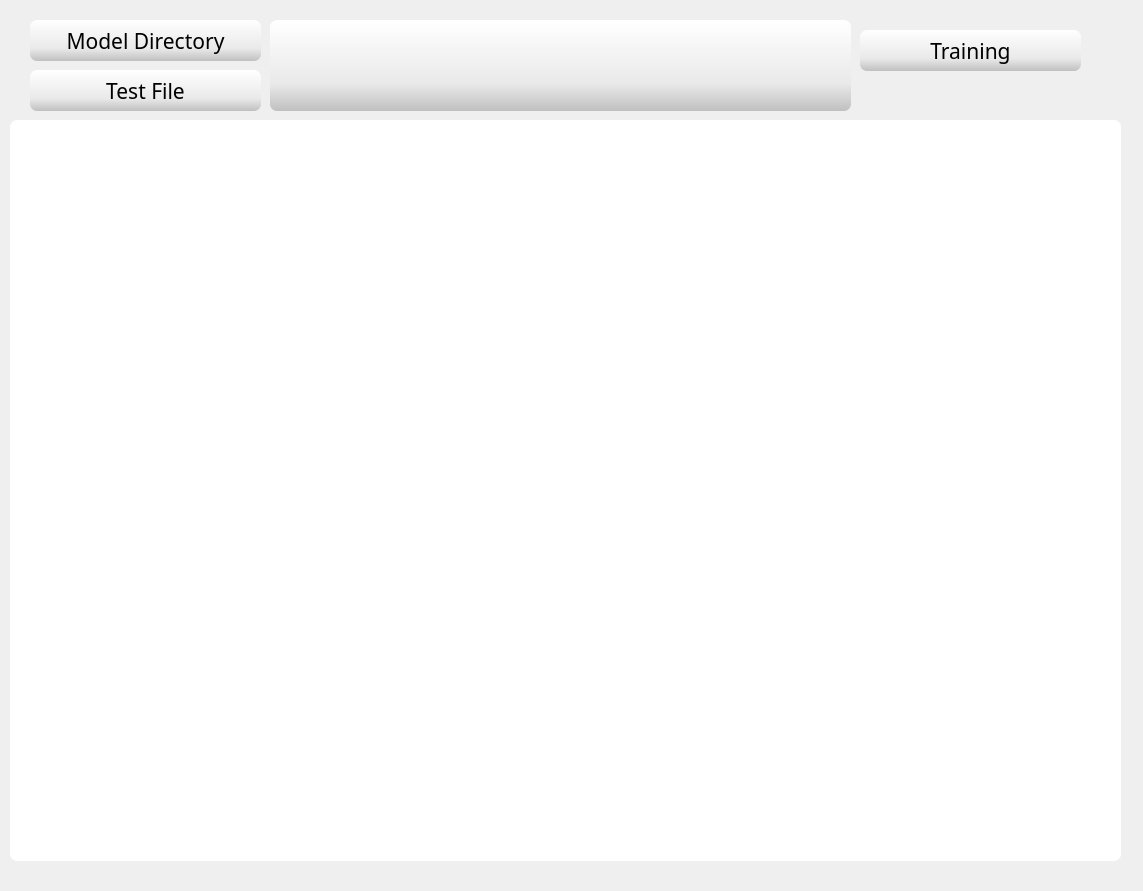
<?xml version="1.0" encoding="UTF-8"?>
<ui version="4.0">
 <class>Form</class>
 <widget class="QWidget" name="Form">
  <property name="geometry">
   <rect>
    <x>0</x>
    <y>0</y>
    <width>1143</width>
    <height>891</height>
   </rect>
  </property>
  <property name="windowTitle">
   <string>Form</string>
  </property>
  <widget class="QWidget" name="train_image" native="true">
   <property name="geometry">
    <rect>
     <x>10</x>
     <y>120</y>
     <width>1111</width>
     <height>741</height>
    </rect>
   </property>
   <property name="styleSheet">
    <string notr="true">border-radius:7px; background-color:white;</string>
   </property>
  </widget>
  <widget class="QLabel" name="file_dirShow2">
   <property name="geometry">
    <rect>
     <x>270</x>
     <y>20</y>
     <width>581</width>
     <height>91</height>
    </rect>
   </property>
   <property name="font">
    <font>
     <family>Arial Black</family>
     <pointsize>10</pointsize>
     <weight>75</weight>
     <bold>true</bold>
    </font>
   </property>
   <property name="autoFillBackground">
    <bool>false</bool>
   </property>
   <property name="styleSheet">
    <string notr="true">border-radius:7px; background-color:qlineargradient(spread:pad, x1:1, y1:1, x2:1, y2:0, stop:0 rgba(192, 192, 192, 255), stop:0.301136 rgba(233, 233, 233, 255), stop:1 rgba(255, 255, 255, 255))</string>
   </property>
   <property name="text">
    <string/>
   </property>
   <property name="alignment">
    <set>Qt::AlignCenter</set>
   </property>
   <property name="margin">
    <number>0</number>
   </property>
  </widget>
  <widget class="QToolButton" name="model_directory">
   <property name="geometry">
    <rect>
     <x>30</x>
     <y>20</y>
     <width>231</width>
     <height>41</height>
    </rect>
   </property>
   <property name="palette">
    <palette>
     <active>
      <colorrole role="Button">
       <brush brushstyle="LinearGradientPattern">
        <gradient startx="1.000000000000000" starty="1.000000000000000" endx="1.000000000000000" endy="0.000000000000000" type="LinearGradient" spread="PadSpread" coordinatemode="ObjectBoundingMode">
         <gradientstop position="0.000000000000000">
          <color alpha="255">
           <red>192</red>
           <green>192</green>
           <blue>192</blue>
          </color>
         </gradientstop>
         <gradientstop position="0.301136000000000">
          <color alpha="255">
           <red>233</red>
           <green>233</green>
           <blue>233</blue>
          </color>
         </gradientstop>
         <gradientstop position="1.000000000000000">
          <color alpha="255">
           <red>255</red>
           <green>255</green>
           <blue>255</blue>
          </color>
         </gradientstop>
        </gradient>
       </brush>
      </colorrole>
      <colorrole role="Base">
       <brush brushstyle="LinearGradientPattern">
        <gradient startx="1.000000000000000" starty="1.000000000000000" endx="1.000000000000000" endy="0.000000000000000" type="LinearGradient" spread="PadSpread" coordinatemode="ObjectBoundingMode">
         <gradientstop position="0.000000000000000">
          <color alpha="255">
           <red>192</red>
           <green>192</green>
           <blue>192</blue>
          </color>
         </gradientstop>
         <gradientstop position="0.301136000000000">
          <color alpha="255">
           <red>233</red>
           <green>233</green>
           <blue>233</blue>
          </color>
         </gradientstop>
         <gradientstop position="1.000000000000000">
          <color alpha="255">
           <red>255</red>
           <green>255</green>
           <blue>255</blue>
          </color>
         </gradientstop>
        </gradient>
       </brush>
      </colorrole>
      <colorrole role="Window">
       <brush brushstyle="LinearGradientPattern">
        <gradient startx="1.000000000000000" starty="1.000000000000000" endx="1.000000000000000" endy="0.000000000000000" type="LinearGradient" spread="PadSpread" coordinatemode="ObjectBoundingMode">
         <gradientstop position="0.000000000000000">
          <color alpha="255">
           <red>192</red>
           <green>192</green>
           <blue>192</blue>
          </color>
         </gradientstop>
         <gradientstop position="0.301136000000000">
          <color alpha="255">
           <red>233</red>
           <green>233</green>
           <blue>233</blue>
          </color>
         </gradientstop>
         <gradientstop position="1.000000000000000">
          <color alpha="255">
           <red>255</red>
           <green>255</green>
           <blue>255</blue>
          </color>
         </gradientstop>
        </gradient>
       </brush>
      </colorrole>
     </active>
     <inactive>
      <colorrole role="Button">
       <brush brushstyle="LinearGradientPattern">
        <gradient startx="1.000000000000000" starty="1.000000000000000" endx="1.000000000000000" endy="0.000000000000000" type="LinearGradient" spread="PadSpread" coordinatemode="ObjectBoundingMode">
         <gradientstop position="0.000000000000000">
          <color alpha="255">
           <red>192</red>
           <green>192</green>
           <blue>192</blue>
          </color>
         </gradientstop>
         <gradientstop position="0.301136000000000">
          <color alpha="255">
           <red>233</red>
           <green>233</green>
           <blue>233</blue>
          </color>
         </gradientstop>
         <gradientstop position="1.000000000000000">
          <color alpha="255">
           <red>255</red>
           <green>255</green>
           <blue>255</blue>
          </color>
         </gradientstop>
        </gradient>
       </brush>
      </colorrole>
      <colorrole role="Base">
       <brush brushstyle="LinearGradientPattern">
        <gradient startx="1.000000000000000" starty="1.000000000000000" endx="1.000000000000000" endy="0.000000000000000" type="LinearGradient" spread="PadSpread" coordinatemode="ObjectBoundingMode">
         <gradientstop position="0.000000000000000">
          <color alpha="255">
           <red>192</red>
           <green>192</green>
           <blue>192</blue>
          </color>
         </gradientstop>
         <gradientstop position="0.301136000000000">
          <color alpha="255">
           <red>233</red>
           <green>233</green>
           <blue>233</blue>
          </color>
         </gradientstop>
         <gradientstop position="1.000000000000000">
          <color alpha="255">
           <red>255</red>
           <green>255</green>
           <blue>255</blue>
          </color>
         </gradientstop>
        </gradient>
       </brush>
      </colorrole>
      <colorrole role="Window">
       <brush brushstyle="LinearGradientPattern">
        <gradient startx="1.000000000000000" starty="1.000000000000000" endx="1.000000000000000" endy="0.000000000000000" type="LinearGradient" spread="PadSpread" coordinatemode="ObjectBoundingMode">
         <gradientstop position="0.000000000000000">
          <color alpha="255">
           <red>192</red>
           <green>192</green>
           <blue>192</blue>
          </color>
         </gradientstop>
         <gradientstop position="0.301136000000000">
          <color alpha="255">
           <red>233</red>
           <green>233</green>
           <blue>233</blue>
          </color>
         </gradientstop>
         <gradientstop position="1.000000000000000">
          <color alpha="255">
           <red>255</red>
           <green>255</green>
           <blue>255</blue>
          </color>
         </gradientstop>
        </gradient>
       </brush>
      </colorrole>
     </inactive>
     <disabled>
      <colorrole role="Button">
       <brush brushstyle="LinearGradientPattern">
        <gradient startx="1.000000000000000" starty="1.000000000000000" endx="1.000000000000000" endy="0.000000000000000" type="LinearGradient" spread="PadSpread" coordinatemode="ObjectBoundingMode">
         <gradientstop position="0.000000000000000">
          <color alpha="255">
           <red>192</red>
           <green>192</green>
           <blue>192</blue>
          </color>
         </gradientstop>
         <gradientstop position="0.301136000000000">
          <color alpha="255">
           <red>233</red>
           <green>233</green>
           <blue>233</blue>
          </color>
         </gradientstop>
         <gradientstop position="1.000000000000000">
          <color alpha="255">
           <red>255</red>
           <green>255</green>
           <blue>255</blue>
          </color>
         </gradientstop>
        </gradient>
       </brush>
      </colorrole>
      <colorrole role="Base">
       <brush brushstyle="LinearGradientPattern">
        <gradient startx="1.000000000000000" starty="1.000000000000000" endx="1.000000000000000" endy="0.000000000000000" type="LinearGradient" spread="PadSpread" coordinatemode="ObjectBoundingMode">
         <gradientstop position="0.000000000000000">
          <color alpha="255">
           <red>192</red>
           <green>192</green>
           <blue>192</blue>
          </color>
         </gradientstop>
         <gradientstop position="0.301136000000000">
          <color alpha="255">
           <red>233</red>
           <green>233</green>
           <blue>233</blue>
          </color>
         </gradientstop>
         <gradientstop position="1.000000000000000">
          <color alpha="255">
           <red>255</red>
           <green>255</green>
           <blue>255</blue>
          </color>
         </gradientstop>
        </gradient>
       </brush>
      </colorrole>
      <colorrole role="Window">
       <brush brushstyle="LinearGradientPattern">
        <gradient startx="1.000000000000000" starty="1.000000000000000" endx="1.000000000000000" endy="0.000000000000000" type="LinearGradient" spread="PadSpread" coordinatemode="ObjectBoundingMode">
         <gradientstop position="0.000000000000000">
          <color alpha="255">
           <red>192</red>
           <green>192</green>
           <blue>192</blue>
          </color>
         </gradientstop>
         <gradientstop position="0.301136000000000">
          <color alpha="255">
           <red>233</red>
           <green>233</green>
           <blue>233</blue>
          </color>
         </gradientstop>
         <gradientstop position="1.000000000000000">
          <color alpha="255">
           <red>255</red>
           <green>255</green>
           <blue>255</blue>
          </color>
         </gradientstop>
        </gradient>
       </brush>
      </colorrole>
     </disabled>
    </palette>
   </property>
   <property name="font">
    <font>
     <family>Impact</family>
     <pointsize>16</pointsize>
     <weight>50</weight>
     <italic>false</italic>
     <bold>false</bold>
     <underline>false</underline>
    </font>
   </property>
   <property name="styleSheet">
    <string notr="true">border-radius:7px; background-color:qlineargradient(spread:pad, x1:1, y1:1, x2:1, y2:0, stop:0 rgba(192, 192, 192, 255), stop:0.301136 rgba(233, 233, 233, 255), stop:1 rgba(255, 255, 255, 255))</string>
   </property>
   <property name="text">
    <string>Model Directory</string>
   </property>
   <property name="toolButtonStyle">
    <enum>Qt::ToolButtonIconOnly</enum>
   </property>
  </widget>
  <widget class="QToolButton" name="test_directory">
   <property name="geometry">
    <rect>
     <x>30</x>
     <y>70</y>
     <width>231</width>
     <height>41</height>
    </rect>
   </property>
   <property name="palette">
    <palette>
     <active>
      <colorrole role="Button">
       <brush brushstyle="LinearGradientPattern">
        <gradient startx="1.000000000000000" starty="1.000000000000000" endx="1.000000000000000" endy="0.000000000000000" type="LinearGradient" spread="PadSpread" coordinatemode="ObjectBoundingMode">
         <gradientstop position="0.000000000000000">
          <color alpha="255">
           <red>192</red>
           <green>192</green>
           <blue>192</blue>
          </color>
         </gradientstop>
         <gradientstop position="0.301136000000000">
          <color alpha="255">
           <red>233</red>
           <green>233</green>
           <blue>233</blue>
          </color>
         </gradientstop>
         <gradientstop position="1.000000000000000">
          <color alpha="255">
           <red>255</red>
           <green>255</green>
           <blue>255</blue>
          </color>
         </gradientstop>
        </gradient>
       </brush>
      </colorrole>
      <colorrole role="Base">
       <brush brushstyle="LinearGradientPattern">
        <gradient startx="1.000000000000000" starty="1.000000000000000" endx="1.000000000000000" endy="0.000000000000000" type="LinearGradient" spread="PadSpread" coordinatemode="ObjectBoundingMode">
         <gradientstop position="0.000000000000000">
          <color alpha="255">
           <red>192</red>
           <green>192</green>
           <blue>192</blue>
          </color>
         </gradientstop>
         <gradientstop position="0.301136000000000">
          <color alpha="255">
           <red>233</red>
           <green>233</green>
           <blue>233</blue>
          </color>
         </gradientstop>
         <gradientstop position="1.000000000000000">
          <color alpha="255">
           <red>255</red>
           <green>255</green>
           <blue>255</blue>
          </color>
         </gradientstop>
        </gradient>
       </brush>
      </colorrole>
      <colorrole role="Window">
       <brush brushstyle="LinearGradientPattern">
        <gradient startx="1.000000000000000" starty="1.000000000000000" endx="1.000000000000000" endy="0.000000000000000" type="LinearGradient" spread="PadSpread" coordinatemode="ObjectBoundingMode">
         <gradientstop position="0.000000000000000">
          <color alpha="255">
           <red>192</red>
           <green>192</green>
           <blue>192</blue>
          </color>
         </gradientstop>
         <gradientstop position="0.301136000000000">
          <color alpha="255">
           <red>233</red>
           <green>233</green>
           <blue>233</blue>
          </color>
         </gradientstop>
         <gradientstop position="1.000000000000000">
          <color alpha="255">
           <red>255</red>
           <green>255</green>
           <blue>255</blue>
          </color>
         </gradientstop>
        </gradient>
       </brush>
      </colorrole>
     </active>
     <inactive>
      <colorrole role="Button">
       <brush brushstyle="LinearGradientPattern">
        <gradient startx="1.000000000000000" starty="1.000000000000000" endx="1.000000000000000" endy="0.000000000000000" type="LinearGradient" spread="PadSpread" coordinatemode="ObjectBoundingMode">
         <gradientstop position="0.000000000000000">
          <color alpha="255">
           <red>192</red>
           <green>192</green>
           <blue>192</blue>
          </color>
         </gradientstop>
         <gradientstop position="0.301136000000000">
          <color alpha="255">
           <red>233</red>
           <green>233</green>
           <blue>233</blue>
          </color>
         </gradientstop>
         <gradientstop position="1.000000000000000">
          <color alpha="255">
           <red>255</red>
           <green>255</green>
           <blue>255</blue>
          </color>
         </gradientstop>
        </gradient>
       </brush>
      </colorrole>
      <colorrole role="Base">
       <brush brushstyle="LinearGradientPattern">
        <gradient startx="1.000000000000000" starty="1.000000000000000" endx="1.000000000000000" endy="0.000000000000000" type="LinearGradient" spread="PadSpread" coordinatemode="ObjectBoundingMode">
         <gradientstop position="0.000000000000000">
          <color alpha="255">
           <red>192</red>
           <green>192</green>
           <blue>192</blue>
          </color>
         </gradientstop>
         <gradientstop position="0.301136000000000">
          <color alpha="255">
           <red>233</red>
           <green>233</green>
           <blue>233</blue>
          </color>
         </gradientstop>
         <gradientstop position="1.000000000000000">
          <color alpha="255">
           <red>255</red>
           <green>255</green>
           <blue>255</blue>
          </color>
         </gradientstop>
        </gradient>
       </brush>
      </colorrole>
      <colorrole role="Window">
       <brush brushstyle="LinearGradientPattern">
        <gradient startx="1.000000000000000" starty="1.000000000000000" endx="1.000000000000000" endy="0.000000000000000" type="LinearGradient" spread="PadSpread" coordinatemode="ObjectBoundingMode">
         <gradientstop position="0.000000000000000">
          <color alpha="255">
           <red>192</red>
           <green>192</green>
           <blue>192</blue>
          </color>
         </gradientstop>
         <gradientstop position="0.301136000000000">
          <color alpha="255">
           <red>233</red>
           <green>233</green>
           <blue>233</blue>
          </color>
         </gradientstop>
         <gradientstop position="1.000000000000000">
          <color alpha="255">
           <red>255</red>
           <green>255</green>
           <blue>255</blue>
          </color>
         </gradientstop>
        </gradient>
       </brush>
      </colorrole>
     </inactive>
     <disabled>
      <colorrole role="Button">
       <brush brushstyle="LinearGradientPattern">
        <gradient startx="1.000000000000000" starty="1.000000000000000" endx="1.000000000000000" endy="0.000000000000000" type="LinearGradient" spread="PadSpread" coordinatemode="ObjectBoundingMode">
         <gradientstop position="0.000000000000000">
          <color alpha="255">
           <red>192</red>
           <green>192</green>
           <blue>192</blue>
          </color>
         </gradientstop>
         <gradientstop position="0.301136000000000">
          <color alpha="255">
           <red>233</red>
           <green>233</green>
           <blue>233</blue>
          </color>
         </gradientstop>
         <gradientstop position="1.000000000000000">
          <color alpha="255">
           <red>255</red>
           <green>255</green>
           <blue>255</blue>
          </color>
         </gradientstop>
        </gradient>
       </brush>
      </colorrole>
      <colorrole role="Base">
       <brush brushstyle="LinearGradientPattern">
        <gradient startx="1.000000000000000" starty="1.000000000000000" endx="1.000000000000000" endy="0.000000000000000" type="LinearGradient" spread="PadSpread" coordinatemode="ObjectBoundingMode">
         <gradientstop position="0.000000000000000">
          <color alpha="255">
           <red>192</red>
           <green>192</green>
           <blue>192</blue>
          </color>
         </gradientstop>
         <gradientstop position="0.301136000000000">
          <color alpha="255">
           <red>233</red>
           <green>233</green>
           <blue>233</blue>
          </color>
         </gradientstop>
         <gradientstop position="1.000000000000000">
          <color alpha="255">
           <red>255</red>
           <green>255</green>
           <blue>255</blue>
          </color>
         </gradientstop>
        </gradient>
       </brush>
      </colorrole>
      <colorrole role="Window">
       <brush brushstyle="LinearGradientPattern">
        <gradient startx="1.000000000000000" starty="1.000000000000000" endx="1.000000000000000" endy="0.000000000000000" type="LinearGradient" spread="PadSpread" coordinatemode="ObjectBoundingMode">
         <gradientstop position="0.000000000000000">
          <color alpha="255">
           <red>192</red>
           <green>192</green>
           <blue>192</blue>
          </color>
         </gradientstop>
         <gradientstop position="0.301136000000000">
          <color alpha="255">
           <red>233</red>
           <green>233</green>
           <blue>233</blue>
          </color>
         </gradientstop>
         <gradientstop position="1.000000000000000">
          <color alpha="255">
           <red>255</red>
           <green>255</green>
           <blue>255</blue>
          </color>
         </gradientstop>
        </gradient>
       </brush>
      </colorrole>
     </disabled>
    </palette>
   </property>
   <property name="font">
    <font>
     <family>Impact</family>
     <pointsize>16</pointsize>
     <weight>50</weight>
     <italic>false</italic>
     <bold>false</bold>
     <underline>false</underline>
    </font>
   </property>
   <property name="styleSheet">
    <string notr="true">border-radius:7px; background-color:qlineargradient(spread:pad, x1:1, y1:1, x2:1, y2:0, stop:0 rgba(192, 192, 192, 255), stop:0.301136 rgba(233, 233, 233, 255), stop:1 rgba(255, 255, 255, 255))</string>
   </property>
   <property name="text">
    <string>Test File</string>
   </property>
   <property name="toolButtonStyle">
    <enum>Qt::ToolButtonIconOnly</enum>
   </property>
  </widget>
  <widget class="QToolButton" name="training">
   <property name="geometry">
    <rect>
     <x>860</x>
     <y>30</y>
     <width>221</width>
     <height>41</height>
    </rect>
   </property>
   <property name="font">
    <font>
     <family>Impact</family>
     <pointsize>16</pointsize>
     <weight>50</weight>
     <bold>false</bold>
    </font>
   </property>
   <property name="styleSheet">
    <string notr="true">border-radius:7px; background-color:qlineargradient(spread:pad, x1:1, y1:1, x2:1, y2:0, stop:0 rgba(192, 192, 192, 255), stop:0.301136 rgba(233, 233, 233, 255), stop:1 rgba(255, 255, 255, 255))</string>
   </property>
   <property name="text">
    <string>Training</string>
   </property>
  </widget>
 </widget>
 <resources/>
 <connections/>
</ui>
